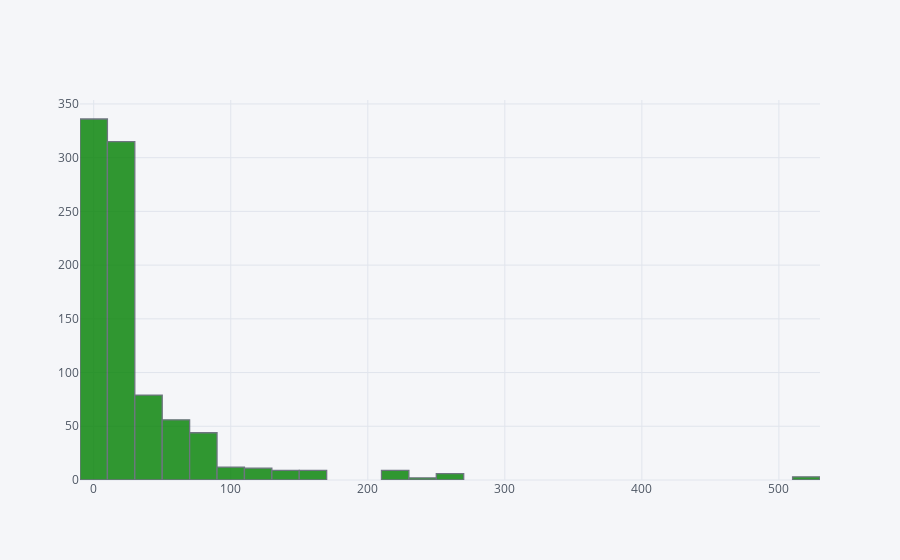

Notebook cell for this chart:
### Code cell
train['Fare'].iplot(kind='hist',bins=30,color='green')

### Figure 1 — Plotly figure (JSON) as saved in the notebook; plotly's stock layout.template omitted (floating-point values rounded to 4 significant figures; data arrays with more than 128 entries replaced by an {"elided": "..."} marker saying what was removed)
{"data": [{"histfunc": "count", "histnorm": "", "marker": {"color": "rgba(0, 128, 0, 1.0)", "line": {"color": "#4D5663", "width": 1.3}}, "name": "Fare", "nbinsx": 30, "opacity": 0.8, "orientation": "v", "type": "histogram", "uid": "94ed3b90-8d7a-4873-a05e-c159a5e715d5", "x": {"elided": "891 float values"}}], "layout": {"barmode": "overlay", "legend": {"bgcolor": "#F5F6F9", "font": {"color": "#4D5663"}}, "paper_bgcolor": "#F5F6F9", "plot_bgcolor": "#F5F6F9", "title": {"font": {"color": "#4D5663"}}, "xaxis": {"gridcolor": "#E1E5ED", "showgrid": true, "tickfont": {"color": "#4D5663"}, "title": {"font": {"color": "#4D5663"}, "text": ""}, "zerolinecolor": "#E1E5ED"}, "yaxis": {"gridcolor": "#E1E5ED", "showgrid": true, "tickfont": {"color": "#4D5663"}, "title": {"font": {"color": "#4D5663"}, "text": ""}, "zerolinecolor": "#E1E5ED"}}}
